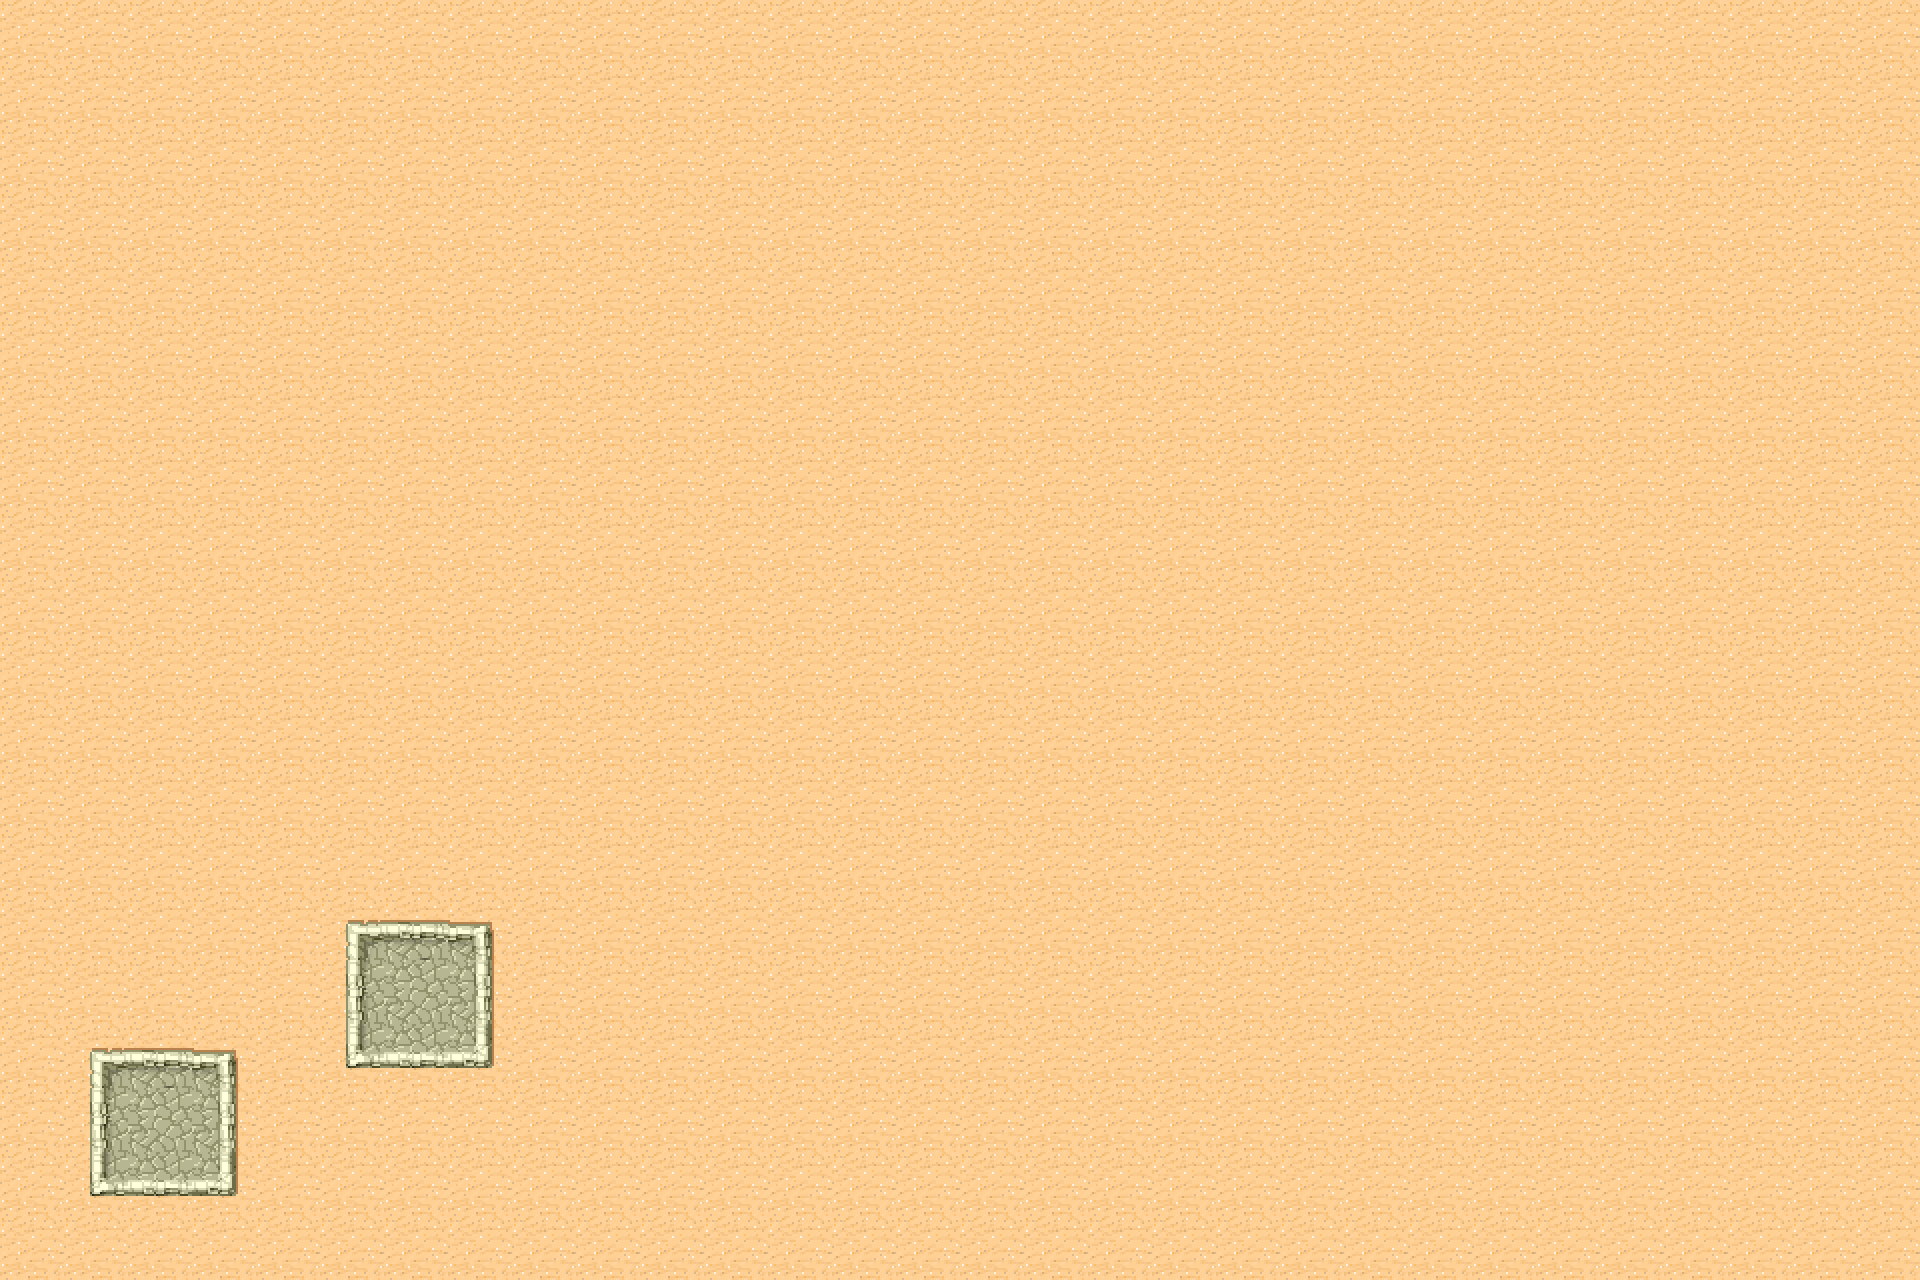

This game map was drawn from its Tiled (.tmx) file and the tilesets committed beside it. A one-line description and the trimmed map source follow:
An orthogonal 30x20 tile map with 64x64 px tiles, 1 tile layer (background) and 2 objects (2x levelSelect).

<map version="1.0" orientation="orthogonal" width="30" height="20" tilewidth="64" tileheight="64">
 <properties>
  <property name="retina" value="YES" />
 </properties>
 <tileset firstgid="1" name="tiles-hd" tilewidth="64" tileheight="64" spacing="2" margin="2">
  <image source="tiles-hd.png" width="530" height="398" />
 </tileset>
 <layer name="background" width="30" height="20">
  <data>[600 cells, 600 non-empty, 10 distinct tile ids]</data>
 </layer>
 <objectgroup name="objectData" width="30" height="20">
  <object name="1" type="levelSelect" x="128" y="1088" width="64" height="64" />
  <object name="2" type="levelSelect" x="384" y="960" width="64" height="64" />
 </objectgroup>
</map>